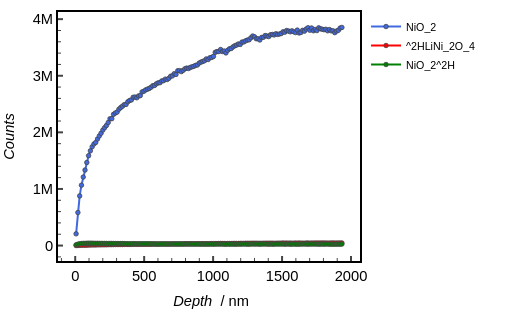

Source (notebook cell):
### Markdown cell above
## Plotting Raw Data

### Code cell
a = Dataframe = depth_profils[0]
b = x_column_name = '##Depth (nm)'
c = list_of_y_column_names = ['NiO_2-Intensity(Raw, Background Corrected)', '^2HLiNi_2O_4-Intensity(Raw, Background Corrected)', 'NiO_2^2H-Intensity(Raw, Background Corrected)']
d = list_of_curve_label = ['NiO_2', '^2HLiNi_2O_4', 'NiO_2^2H']
e = list_of_colors = ['royalblue', 'red', 'green']
f = XAxis_Label = '<i> Depth </i> / nm'
g = YAxis_Label = '<i> Counts </i>'
h = Filepath_for_saving = images_outdir + 'OneWeekWashed' + '.html'

Plotly_DepthProfil(a, b, c , d, e, f, g, h)

### Figure 1 — Plotly figure (JSON) as saved in the notebook; plotly's stock layout.template omitted (floating-point values rounded to 4 significant figures; data arrays with more than 128 entries replaced by an {"elided": "..."} marker saying what was removed)
{"data": [{"line": {"color": "royalblue", "dash": "solid", "width": 2}, "marker": {"color": "royalblue", "line": {"width": 0.8}, "opacity": 1, "size": 4.5, "symbol": "circle"}, "mode": "markers+lines", "name": "NiO_2", "type": "scatter", "x": {"elided": "150 float values"}, "y": {"elided": "150 float values"}}, {"line": {"color": "red", "dash": "solid", "width": 2}, "marker": {"color": "red", "line": {"width": 0.8}, "opacity": 1, "size": 4.5, "symbol": "circle"}, "mode": "markers+lines", "name": "^2HLiNi_2O_4", "type": "scatter", "x": {"elided": "150 float values"}, "y": {"elided": "150 float values"}}, {"line": {"color": "green", "dash": "solid", "width": 2}, "marker": {"color": "green", "line": {"width": 0.8}, "opacity": 1, "size": 4.5, "symbol": "circle"}, "mode": "markers+lines", "name": "NiO_2^2H", "type": "scatter", "x": {"elided": "150 float values"}, "y": {"elided": "150 float values"}}], "layout": {"font": {"color": "black", "family": "Arial", "size": 14.67}, "height": 309, "legend": {"bgcolor": "rgba(255,255,255,0)", "font": {"size": 10.67}, "x": 1.02, "xanchor": "left", "y": 1, "yanchor": "top"}, "margin": {"autoexpand": false, "b": 48, "l": 58, "r": 148, "t": 12}, "paper_bgcolor": "white", "plot_bgcolor": "white", "showlegend": true, "title": {}, "width": 508, "xaxis": {"automargin": false, "gridcolor": "lightgrey", "gridwidth": 0.5, "linecolor": "black", "linewidth": 2, "minor": {"ticklen": 3, "ticks": "inside", "tickwidth": 1}, "mirror": true, "showgrid": false, "showline": true, "showticklabels": true, "tickfont": {"size": 14.67}, "ticklen": 5, "ticks": "inside", "tickwidth": 2, "title": {"font": {"size": 14.67}, "text": "<i> Depth </i> / nm"}}, "yaxis": {"automargin": false, "gridcolor": "lightgrey", "gridwidth": 0.5, "linecolor": "black", "linewidth": 2, "minor": {"ticklen": 3, "ticks": "inside", "tickwidth": 1}, "mirror": true, "showgrid": false, "showline": true, "showticklabels": true, "tickfont": {"size": 14.67}, "ticklen": 5, "ticks": "inside", "tickwidth": 2, "title": {"font": {"size": 14.67}, "text": "<i> Counts </i>"}}}}
